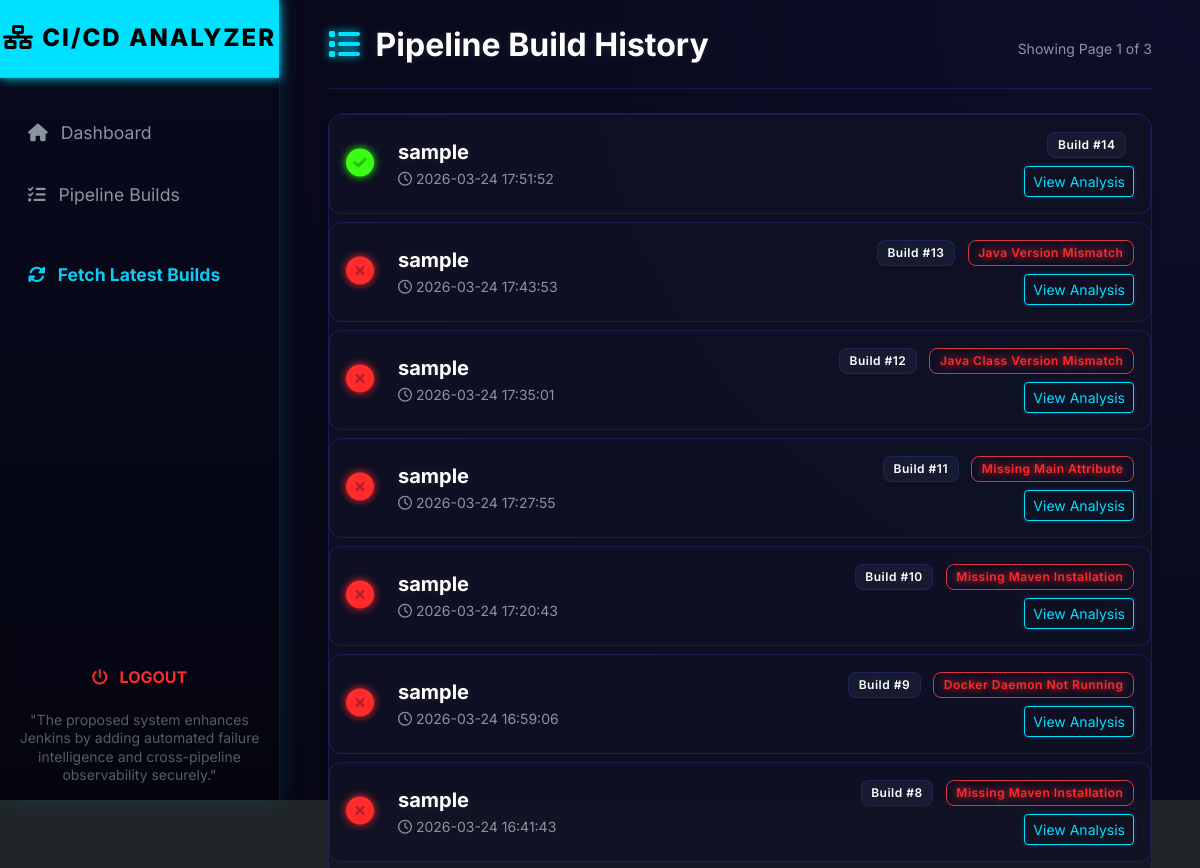
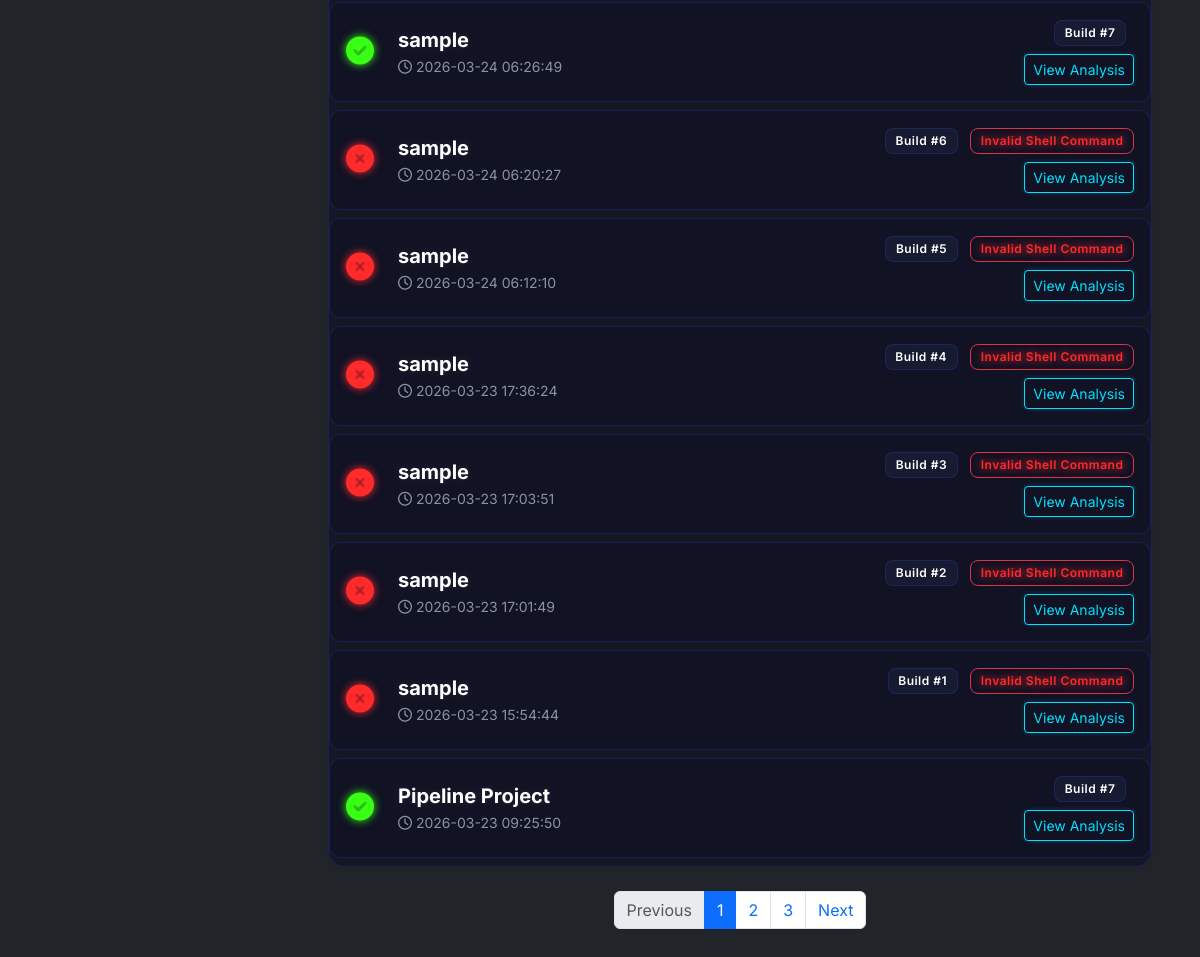
/builds (signed in), run on the app's committed database (2 pictures, top to bottom).
### database.py (models this page shows, shortened)
class PipelineBuild(db.Model):
    __tablename__ = 'pipeline_builds'
    id = db.Column(db.Integer, primary_key=True)
    job_id = db.Column(db.Integer, db.ForeignKey('pipeline_jobs.id'), nullable=False)
    build_number = db.Column(db.Integer, nullable=False)
    status = db.Column(db.String(50), nullable=False) # SUCCESS, FAILURE, ABORTED
    timestamp = db.Column(db.DateTime, default=datetime.utcnow)
    duration_ms = db.Column(db.Integer, default=0)
    log_snippet = db.Column(db.Text, nullable=True)
    failure_type = db.Column(db.String(100), default='None')
    failure_details = db.Column(db.Text, nullable=True)
    root_cause_title = db.Column(db.String(250), nullable=True)
    explanation = db.Column(db.Text, nullable=True)
    __table_args__ = (
        db.UniqueConstraint('job_id', 'build_number', name='_job_build_uc'),
    )

class PipelineJob(db.Model):
    __tablename__ = 'pipeline_jobs'
    id = db.Column(db.Integer, primary_key=True)
    name = db.Column(db.String(150), unique=True, nullable=False)
    jenkins_url = db.Column(db.String(300), nullable=False)
    builds = db.relationship('PipelineBuild', backref='job', lazy=True, cascade="all, delete-orphan")

### app.py (the view)
@app.route('/builds')
@login_required
def builds_list():
    page = request.args.get('page', 1, type=int)
    pagination = PipelineBuild.query.order_by(PipelineBuild.timestamp.desc()).paginate(page=page, per_page=15)
    return render_template('builds.html', pagination=pagination)

### app.py (called while the page is built)
@login_manager.user_loader
def load_user(user_id):
    return User.query.get(int(user_id))

### templates/builds.html
{% extends 'base.html' %}
{% block content %}
<div class="d-flex justify-content-between align-items-center mb-4 border-bottom border-secondary pb-3">
    <h2><i class="fas fa-list mt-1 me-2 text-primary"></i> Pipeline Build History</h2>
    <span class="text-muted small">Showing Page {{ pagination.page }} of {{ pagination.pages }}</span>
</div>
<div class="card border-0 bg-secondary-dark shadow-sm">
    <div class="card-body p-0">
        <ul class="list-group list-group-flush">
            {% for build in pagination.items %}
            <li class="list-group-item bg-transparent text-light border-secondary hover-effect p-3 d-flex justify-content-between align-items-center">
                <div class="d-flex w-100 align-items-center">
                    <div class="me-4 flex-shrink-0">
                        {% if build.status == 'SUCCESS' %}
                        <i class="fas fa-check-circle text-success fs-3"></i>
                        {% elif build.status == 'FAILURE' %}
                        <i class="fas fa-times-circle text-danger fs-3"></i>
                        {% else %}
                        <i class="fas fa-minus-circle text-warning fs-3"></i>
                        {% endif %}
                    </div>
                    <div class="flex-grow-1 w-50">
                        <h5 class="mb-1 fw-bold">{{ build.job.name }}</h5>
                        <p class="mb-0 text-muted small"><i class="far fa-clock"></i> {{ build.timestamp.strftime('%Y-%m-%d %H:%M:%S') }}</p>
                    </div>
                    <div class="d-flex flex-column align-items-end text-end ms-auto flex-shrink-0">
                        <div class="mb-2">
                            <span class="badge bg-secondary me-2">Build #{{ build.build_number }}</span>
                            {% if build.status == 'FAILURE' %}
                            <span class="badge border border-danger text-danger">{{ build.root_cause_title }}</span>
                            {% endif %}
                        </div>
                        <a href="{{ url_for('build_details', build_id=build.id) }}" class="btn btn-sm btn-outline-primary">View Analysis</a>
                    </div>
                </div>
            </li>
            {% endfor %}
        </ul>
    </div>
</div>
<nav class="mt-4" aria-label="Page navigation">
  <ul class="pagination pagination-dark justify-content-center">
    <li class="page-item {% if not pagination.has_prev %}disabled{% endif %}">
      <a class="page-link" href="{{ url_for('builds_list', page=pagination.prev_num) }}">Previous</a>
    </li>
    {% for page in pagination.iter_pages(left_edge=1, right_edge=1, left_current=2, right_current=2) %}
      {% if page %}
        <li class="page-item {% if page == pagination.page %}active{% endif %}">
          <a class="page-link" href="{{ url_for('builds_list', page=page) }}">{{ page }}</a>
        </li>
      {% else %}
        <li class="page-item disabled"><span class="page-link">...</span></li>
      {% endif %}
    {% endfor %}
    <li class="page-item {% if not pagination.has_next %}disabled{% endif %}">
      <a class="page-link" href="{{ url_for('builds_list', page=pagination.next_num) }}">Next</a>
    </li>
  </ul>
</nav>
{% endblock %}

### templates/base.html (shortened to what this page needs)
<!DOCTYPE html>
<html lang="en">
<head>
    <link href="https://cdn.jsdelivr.net/npm/bootstrap@5.3.2/dist/css/bootstrap.min.css" rel="stylesheet">
    <link href="https://cdnjs.cloudflare.com/ajax/libs/font-awesome/6.0.0/css/all.min.css" rel="stylesheet">
    <link rel="stylesheet" href="{{ url_for('static', filename='css/style.css') }}">
</head>
<body class="bg-dark text-light">
    <div id="particles-js"></div>
    {% if current_user.is_authenticated %}
    <div class="sidebar">
        <h4 class="text-center py-4 bg-primary text-white sidebar-title">
            <i class="fas fa-network-wired pulse-badge"></i> CI/CD Analyzer
        </h4>
        <nav class="nav flex-column mt-3">
            <a class="nav-link" href="{{ url_for('dashboard') }}"><i class="fas fa-home me-2"></i> Dashboard</a>
            <a class="nav-link" href="{{ url_for('builds_list') }}"><i class="fas fa-tasks me-2"></i> Pipeline Builds</a>
            <hr class="border-secondary mx-3 my-2">
            <a class="nav-link text-info fw-bold" href="#" id="manualSyncBtn" onclick="triggerManualSync()"><i class="fas fa-sync-alt me-2" id="syncSpinner"></i> Fetch Latest Builds</a>
        </nav>
        <div class="mt-auto p-3 text-center">
            <a class="btn btn-outline-danger w-100 fw-bold border-0 shadow-none mb-3" href="{{ url_for('logout') }}" style="color: #ff2a2a;"><i class="fas fa-power-off me-2"></i> LOGOUT</a>
            <div class="text-muted small" style="opacity: 0.6; line-height: 1.3;">
                "The proposed system enhances Jenkins by adding automated failure intelligence and cross-pipeline observability securely."
            </div>
        </div>
    </div>
    {% endif %}
    <div class="main-content ps-5 pe-5 pt-4 pb-4" {% if not current_user.is_authenticated %}style="margin-left: 0; width: 100vw;"{% endif %}>
        {% block content %}{% endblock %}
    </div>
</body>
</html>

### static/css/style.css (style rules this page uses)
:root { --bg-darker: #050511; --bg-dark: #0a0b1a; --card-bg: rgba(16, 18, 38, 0.7); --border-color: rgba(65, 80, 255, 0.2); --border-glow: rgba(88, 166, 255, 0.5); --text-primary: #e6edf3; --text-muted: #8b949e; --accent-blue: #00e1ff; --accent-green: #39ff14; --accent-red: #ff2a2a; --accent-orange: #ff9100; --accent-purple: #b52aff; }
body { background-color: var(--bg-darker) !important; color: var(--text-primary); font-family: 'Inter', sans-serif; display: flex; min-height: 100vh; margin: 0; overflow-x: hidden; }
#particles-js { position: fixed; width: 100vw; height: 100vh; background: radial-gradient(circle at top right, #0d0f2a, #050511); z-index: -1; top: 0; left: 0; }
h1, h2, h3, h4, h5, h6 { color: #ffffff; font-weight: 700; text-shadow: 0 0 10px rgba(255, 255, 255, 0.1); }
.sidebar { width: 280px; background: linear-gradient(180deg, rgba(8,10,30,0.95), rgba(5,5,17,0.95)); border-right: 1px solid var(--border-color); box-shadow: 4px 0 20px rgba(0, 225, 255, 0.1); backdrop-filter: blur(10px); position: fixed; height: 100vh; display: flex; flex-direction: column; z-index: 100; transition: all 0.4s cubic-bezier(0.175, 0.885, 0.32, 1.275); }
.sidebar-title { background: transparent !important; color: var(--accent-blue) !important; border-bottom: 1px solid var(--border-color); font-weight: 800; text-shadow: 0 0 15px var(--accent-blue); text-transform: uppercase; letter-spacing: 2px; }
.nav-link { color: var(--text-muted); padding: 18px 25px; font-size: 1.1rem; transition: all 0.3s ease; border-left: 3px solid transparent; position: relative; overflow: hidden; }
.nav-link::before { content: ''; position: absolute; left: 0; top: 0; height: 100%; width: 0; background: linear-gradient(90deg, rgba(0,225,255,0.1) 0%, transparent 100%); transition: width 0.4s ease; z-index: -1; }
.main-content { flex-grow: 1; margin-left: 280px; background-color: transparent; min-height: 100vh; animation: fadeIn 0.8s ease forwards; }
.bg-secondary-dark, .card { background: var(--card-bg) !important; backdrop-filter: blur(12px); -webkit-backdrop-filter: blur(12px); border-radius: 16px; border: 1px solid var(--border-color) !important; box-shadow: 0 8px 32px 0 rgba(0, 0, 0, 0.37); transition: all 0.3s cubic-bezier(0.25, 0.8, 0.25, 1); position: relative; overflow: hidden; }
.card::after { content: ''; position: absolute; top: 0; left: 0; right: 0; bottom: 0; border-radius: 16px; box-shadow: inset 0 0 0 1px transparent; transition: box-shadow 0.3s ease; pointer-events: none; }
.border-secondary { border-color: var(--border-color) !important; }
.text-muted { color: var(--text-muted) !important; }
.text-primary { color: var(--accent-blue) !important; text-shadow: 0 0 8px var(--accent-blue); }
.text-success { color: var(--accent-green) !important; text-shadow: 0 0 8px var(--accent-green); }
.text-danger { color: var(--accent-red) !important; text-shadow: 0 0 8px var(--accent-red); }
.bg-primary { background-color: var(--accent-blue) !important; color: #000 !important; box-shadow: 0 0 10px var(--accent-blue); }
.bg-secondary { background: rgba(26, 30, 56, 0.8) !important; border: 1px solid var(--border-color); }
.btn-outline-primary { color: var(--accent-blue); border-color: var(--accent-blue); position: relative; overflow: hidden; z-index: 1; transition: all 0.3s ease; box-shadow: 0 0 5px rgba(0, 225, 255, 0.2); }
.btn-outline-primary::before { content: ''; position: absolute; top: 0; left: -100%; width: 100%; height: 100%; background: var(--accent-blue); z-index: -1; transition: left 0.3s ease; }
.pulse-badge { animation: pulse 2s infinite; }
.badge { font-weight: 600; padding: 0.5em 0.8em; border-radius: 8px; letter-spacing: 0.5px; }
.list-group-item.hover-effect { transition: all 0.3s ease; margin-bottom: 8px; border-radius: 12px !important; border: 1px solid var(--border-color) !important; background: var(--card-bg) !important; }

### data on the page
PipelineBuild: status "SUCCESS" (drawn), job.name "sample", timestamp "2026-03-24 17:51:52", build_number "14"
PipelineBuild: status "FAILURE" (drawn), job.name "sample", timestamp "2026-03-24 17:43:53", build_number "13", root_cause_title "Java Version Mismatch"
PipelineBuild: status "FAILURE" (drawn), job.name "sample", timestamp "2026-03-24 17:35:01", build_number "12", root_cause_title "Java Class Version Mismatch"
PipelineBuild: status "FAILURE" (drawn), job.name "sample", timestamp "2026-03-24 17:27:55", build_number "11", root_cause_title "Missing Main Attribute"
PipelineBuild: status "FAILURE" (drawn), job.name "sample", timestamp "2026-03-24 17:20:43", build_number "10", root_cause_title "Missing Maven Installation"
PipelineBuild: status "FAILURE" (drawn), job.name "sample", timestamp "2026-03-24 16:59:06", build_number "9", root_cause_title "Docker Daemon Not Running"
PipelineBuild: status "FAILURE" (drawn), job.name "sample", timestamp "2026-03-24 16:41:43", build_number "8", root_cause_title "Missing Maven Installation"
PipelineBuild: status "SUCCESS" (drawn), job.name "sample", timestamp "2026-03-24 06:26:49", build_number "7"
PipelineBuild: status "FAILURE" (drawn), job.name "sample", timestamp "2026-03-24 06:20:27", build_number "6", root_cause_title "Invalid Shell Command"
PipelineBuild: status "FAILURE" (drawn), job.name "sample", timestamp "2026-03-24 06:12:10", build_number "5", root_cause_title "Invalid Shell Command"
PipelineBuild: status "FAILURE" (drawn), job.name "sample", timestamp "2026-03-23 17:36:24", build_number "4", root_cause_title "Invalid Shell Command"
PipelineBuild: status "FAILURE" (drawn), job.name "sample", timestamp "2026-03-23 17:03:51", build_number "3", root_cause_title "Invalid Shell Command"
PipelineBuild: status "FAILURE" (drawn), job.name "sample", timestamp "2026-03-23 17:01:49", build_number "2", root_cause_title "Invalid Shell Command"
PipelineBuild: status "FAILURE" (drawn), job.name "sample", timestamp "2026-03-23 15:54:44", build_number "1", root_cause_title "Invalid Shell Command"
PipelineBuild: status "SUCCESS" (drawn), job.name "Pipeline Project", timestamp "2026-03-23 09:25:50", build_number "7"

### other printed values
{{ pagination.page }} "1"
{{ pagination.pages }} "3"
{{ page }} "1" "2" "3"
